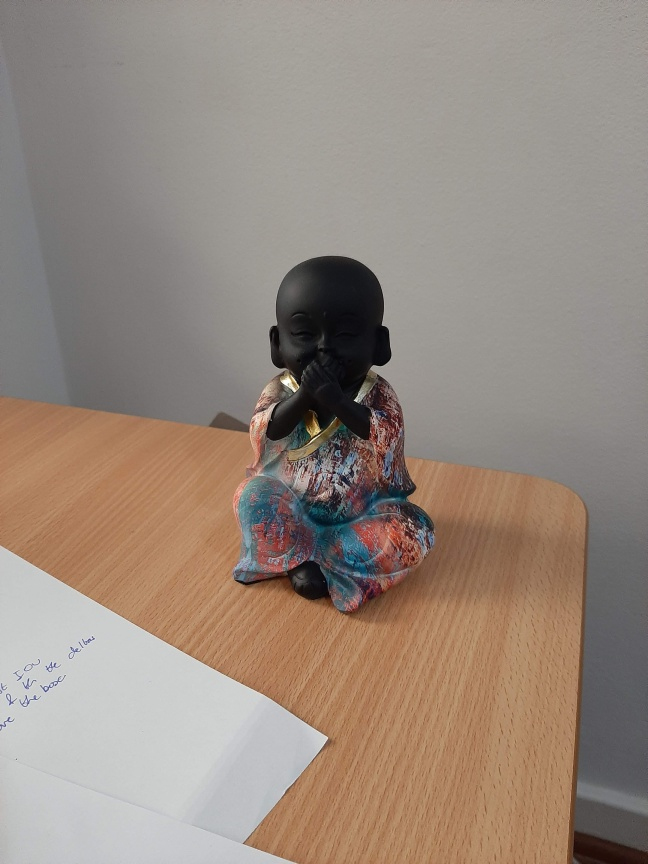
#> input picture 1. Data Gen/1. Data/20210609_135225.jpg, 648 x 864 px
$ python -i dataset_util.py   (imports and definitions only)
#> lines starting #> are read from the running program, lines starting #| are printed output that depends on the picture; after the words box and inside, x2 and y2 are one past the last pixel; in counts of white or black regions, pixels touching at a corner belong together
#> further down, picture is the input picture: shape (864, 648, 3); mean B, G, R 126.2, 137, 151.1
from os import stat
import cv2
import numpy as np
try:
    from .utility_functions import pre_process_image_for_vgg
except:
    print("you should not be executing the program from this python file...")

class dataset_generator():
    # [225 lines left out: functions __init__, save_dataset, convert_video_to_data, gen_debug_image_and_display, draw_anchor_point_and_boxes, create_anchor_box_mask_on_input and 3 more, not called in this run]

def get_red_box(resized_frame,threshold_area = 400):
    """
        Uses HSV colour space to determine if a colour is actually red.
            Does this by considering the lower and upper colour space.
            Adds those two masks together
            Uses morphology to fill in the small gaps
            finds those blobs that have an area greater than threshold_area
            returns the overlayed image and the mask with only blobs greater than the threshold_area

            TODO refeactor code with new general utility functions, store away in other module for better use next timme
    """
#> called with threshold_area = 400
    hsv_colour_img = cv2.cvtColor(resized_frame, cv2.COLOR_BGR2HSV)
#> hsv_colour_img: shape (864, 648, 3); mean H, S, V 32.6, 45.2, 152.2
    #lower red
    lower_red = np.array([0,110,110])
    upper_red = np.array([10,255,255])

    #upper red
    lower_red2 = np.array([170,50,50])
    upper_red2 = np.array([180,255,255])

    mask = cv2.inRange(hsv_colour_img, lower_red, upper_red)
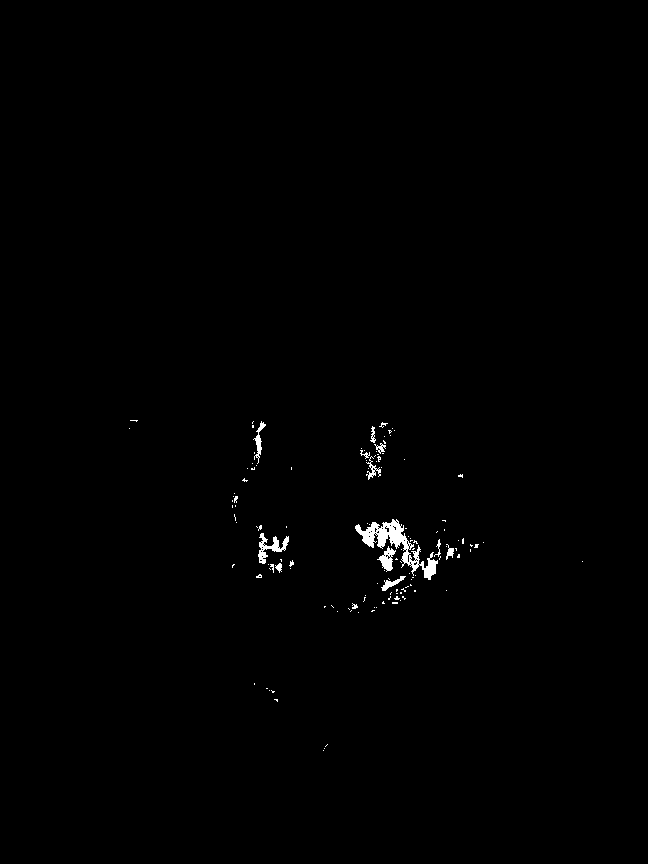
#> mask: shape (864, 648); 0.55% white; 129 white regions (115 under 20 px), largest, box (x1, y1, x2, y2) and area: (355, 519, 438, 580) 1346, (258, 533, 289, 564) 348, (377, 546, 396, 572) 220
    mask2 = cv2.inRange(hsv_colour_img, lower_red2, upper_red2)
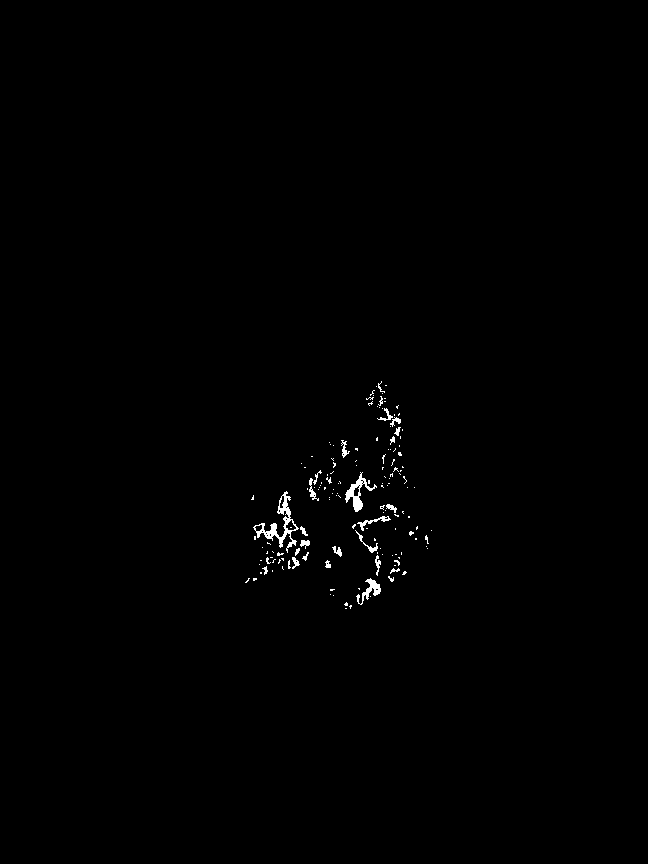
#> mask2: shape (864, 648); 0.5% white; 154 white regions (129 under 20 px), largest, box (x1, y1, x2, y2) and area: (253, 491, 299, 553) 603, (345, 472, 377, 512) 362, (356, 578, 381, 605) 226

    combined_mask = cv2.bitwise_or(mask,mask2)
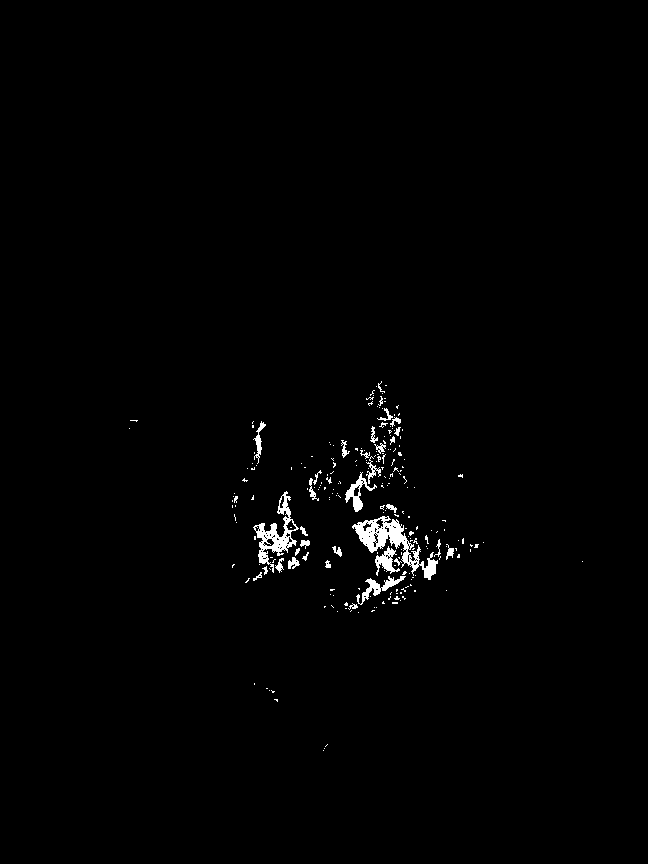
#> combined_mask: shape (864, 648); 1.1% white; 232 white regions (197 under 20 px), largest, box (x1, y1, x2, y2) and area: (352, 516, 438, 580) 1572, (253, 491, 299, 573) 1038, (356, 576, 406, 605) 381

    # Generate intermediate image; use morphological closing to keep parts of the brain together
    morphed_mask = cv2.morphologyEx(combined_mask, cv2.MORPH_CLOSE, cv2.getStructuringElement(cv2.MORPH_ELLIPSE, (5, 5)))
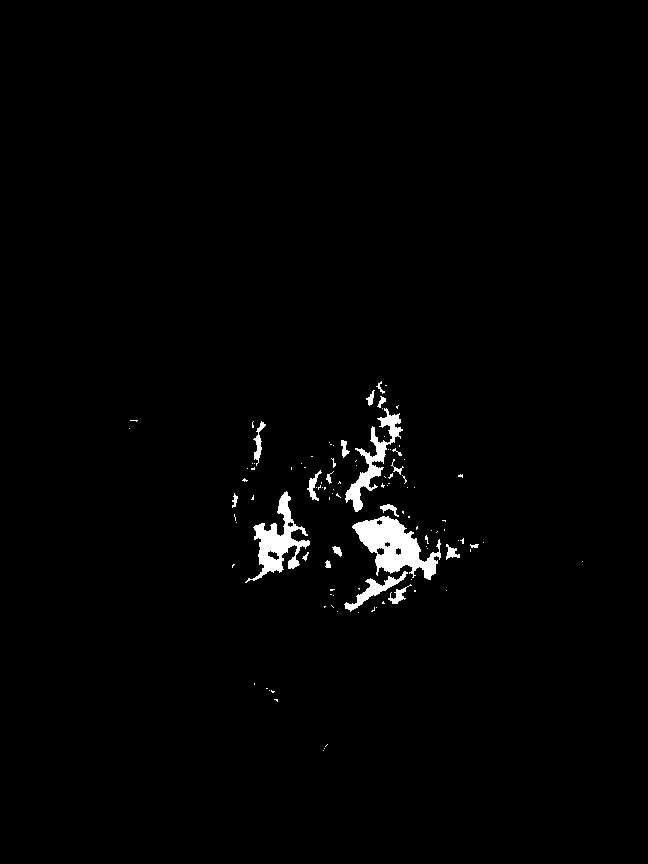
#> morphed_mask: shape (864, 648); 1.5% white; 107 white regions (86 under 20 px)

    final_mask = mask = np.zeros(mask.shape, dtype=np.uint8)

    contours, _  = cv2.findContours(morphed_mask, cv2.RETR_EXTERNAL, cv2.CHAIN_APPROX_SIMPLE)
#> contours = 107 contours, 90 with area under 20; largest, box (x1, y1, x2, y2) and area: (352, 516, 441, 580) 2634, (245, 491, 310, 583) 1751, (345, 408, 403, 512) 1193, (344, 571, 408, 612) 486, (253, 421, 266, 466) 142
    blobs_greater_than_threshold = [blob for blob in contours if cv2.contourArea(blob) > threshold_area]
#> blobs_greater_than_threshold = 4 contours; box (x1, y1, x2, y2) and area: (352, 516, 441, 580) 2634, (245, 491, 310, 583) 1751, (345, 408, 403, 512) 1193, (344, 571, 408, 612) 486
    for blob in blobs_greater_than_threshold:
        cv2.drawContours(final_mask, [blob], -1, (255), -1)
#> this loop made 4 passes
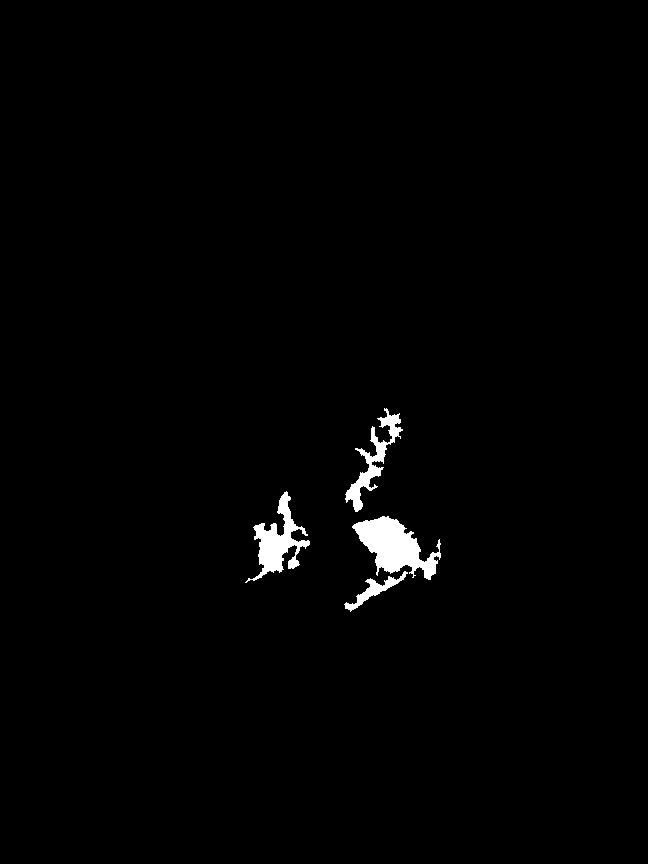
#> final_mask: shape (864, 648); 1.2% white; 4 white regions, box (x1, y1, x2, y2) and area: (352, 516, 441, 580) 2810, (245, 491, 310, 583) 1963, (345, 408, 403, 512) 1415, (344, 571, 408, 612) 572

    final_result = cv2.bitwise_and(resized_frame,resized_frame, mask= final_mask)

    object_identified = final_mask.max() > 0
#> object_identified = True

    return final_mask, final_result, object_identified


# [73 lines left out: functions get_conversions_between_input_and_feature, get_input_coordinates_of_anchor_points, not called in this run]

>>> import cv2
>>> picture = cv2.imread('../../1. Data Gen/1. Data/20210609_135225.jpg')
>>> result = get_red_box(picture)

$ run again, on 1. Data Gen/1. Data/20210609_135229.jpg
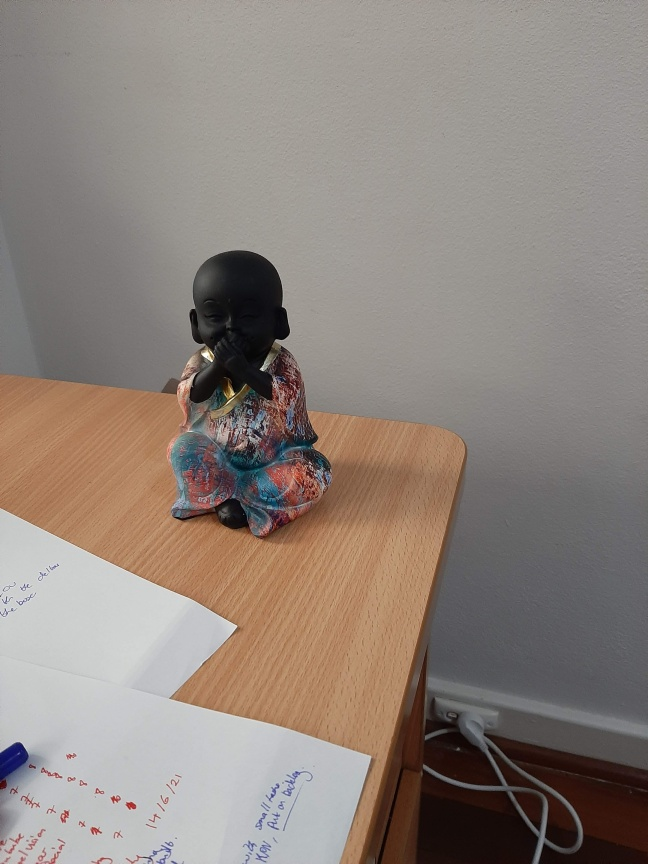
#> input picture 1. Data Gen/1. Data/20210609_135229.jpg, 648 x 864 px
#> picture is the input picture: shape (864, 648, 3); mean B, G, R 124.6, 131.8, 142.6
#> hsv_colour_img: shape (864, 648, 3); mean H, S, V 37.8, 41.3, 144
#> in get_red_box, `mask = cv2.inRange(hsv_colour_img, lower_red, upper_red)`:
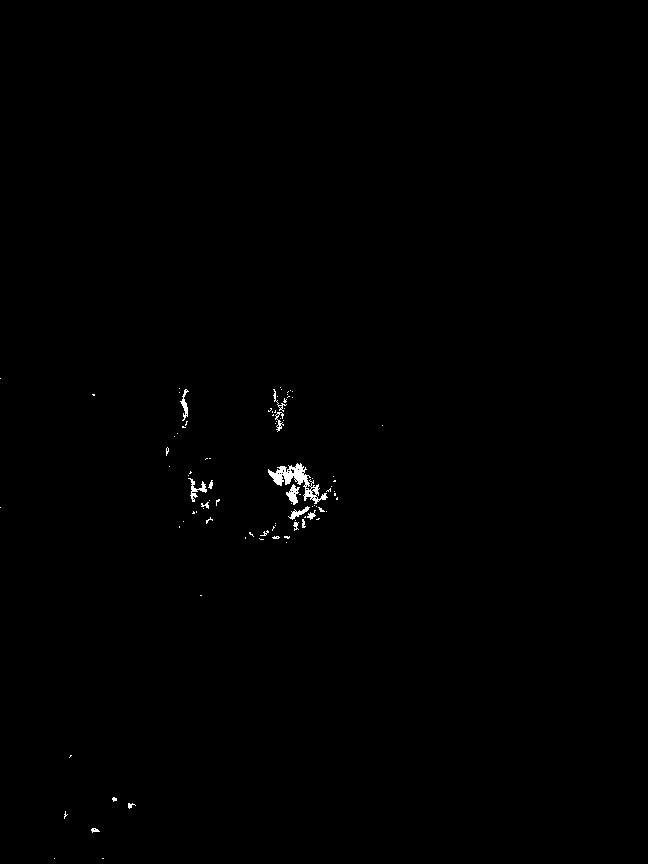
#> mask: shape (864, 648); 0.34% white; 91 white regions (76 under 20 px), largest, box (x1, y1, x2, y2) and area: (268, 463, 328, 504) 744, (286, 484, 300, 505) 144, (188, 478, 207, 502) 141
#> mask2: shape (864, 648); 0.46% white; 171 white regions (144 under 20 px), largest, box (x1, y1, x2, y2) and area: (184, 451, 230, 494) 490, (258, 428, 281, 458) 265, (271, 510, 289, 527) 151
#> combined_mask: shape (864, 648); 0.8% white; 218 white regions (184 under 20 px), largest, box (x1, y1, x2, y2) and area: (266, 462, 328, 504) 857, (184, 451, 230, 509) 766, (268, 484, 310, 531) 467
#> morphed_mask: shape (864, 648); 1.1% white; 111 white regions (80 under 20 px)
#> contours = 110 contours, 90 with area under 20; largest, box (x1, y1, x2, y2) and area: (259, 459, 331, 540) 2165, (182, 444, 230, 518) 1163, (256, 364, 304, 458) 866, (180, 389, 189, 428) 102, (228, 426, 239, 448) 72
#> blobs_greater_than_threshold = 3 contours; box (x1, y1, x2, y2) and area: (259, 459, 331, 540) 2165, (182, 444, 230, 518) 1163, (256, 364, 304, 458) 866
#> the loop in get_red_box, `for blob in blobs_greater_than_threshold:` made 3 passes
#> after the loop in get_red_box, `for blob in blobs_greater_than_threshold:`:
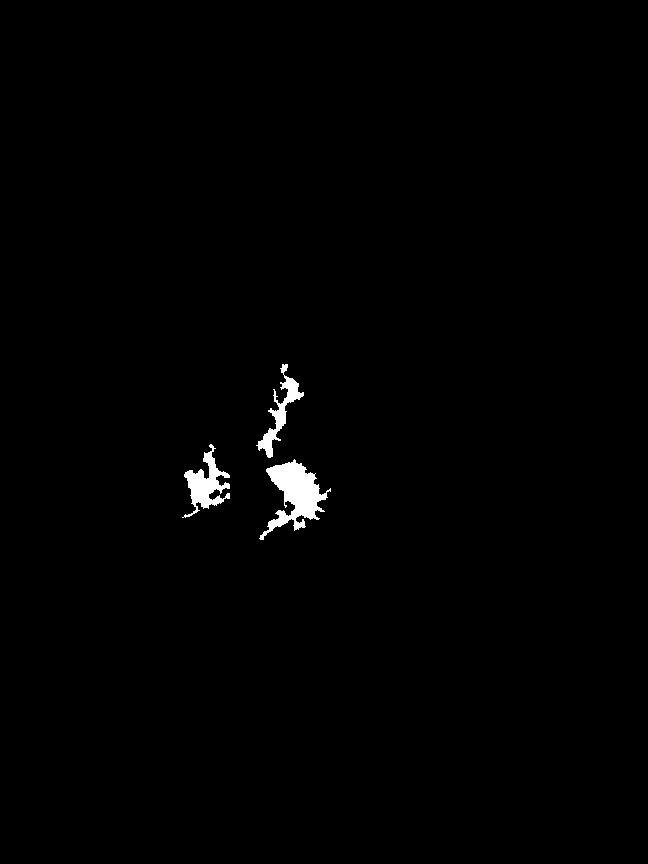
#> final_mask: shape (864, 648); 0.84% white; 3 white regions, box (x1, y1, x2, y2) and area: (259, 459, 331, 540) 2360, (182, 444, 230, 518) 1337, (256, 364, 304, 458) 1029
#> object_identified = True

$ run again, on 1. Data Gen/1. Data/20210609_135235.jpg
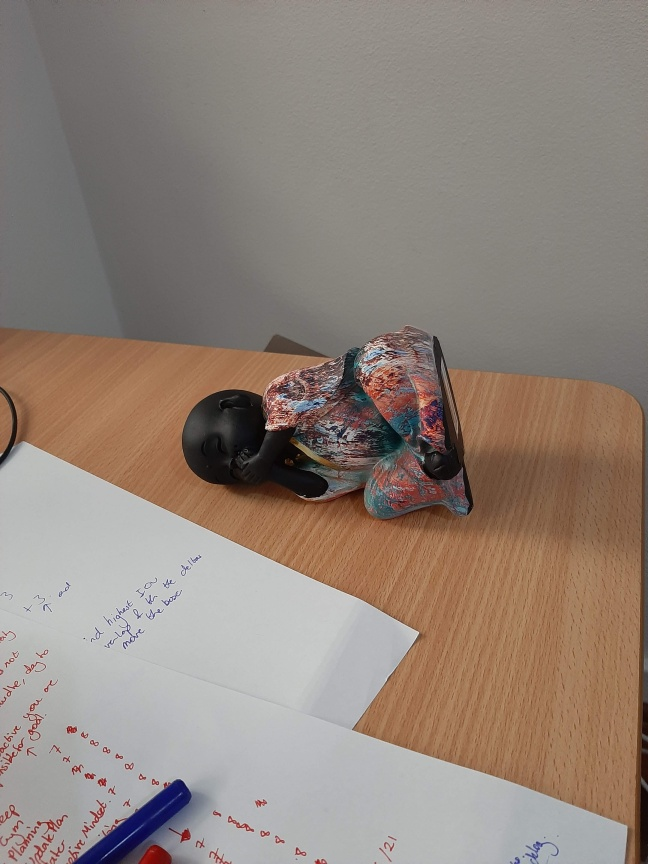
#> input picture 1. Data Gen/1. Data/20210609_135235.jpg, 648 x 864 px
#> picture is the input picture: shape (864, 648, 3); mean B, G, R 122.3, 131.4, 144.6
#> hsv_colour_img: shape (864, 648, 3); mean H, S, V 37.5, 45.7, 146
#> in get_red_box, `mask = cv2.inRange(hsv_colour_img, lower_red, upper_red)`:
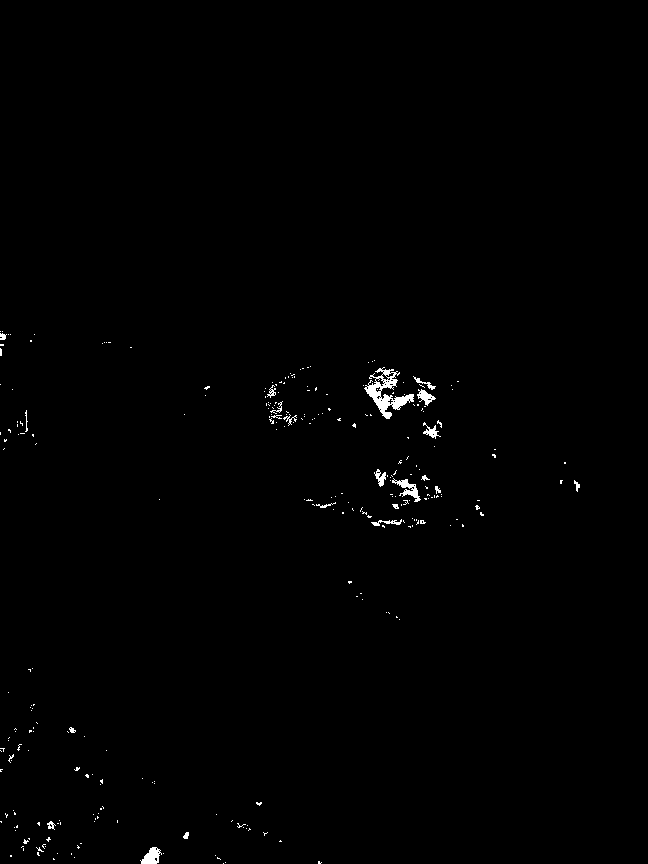
#> mask: shape (864, 648); 0.58% white; 275 white regions (253 under 20 px), largest, box (x1, y1, x2, y2) and area: (364, 367, 414, 419) 893, (392, 478, 421, 502) 244, (140, 847, 162, 864) 224
#> mask2: shape (864, 648); 0.68% white in thin lines or dots, all inside (x1, y1, x2, y2) = (0, 339, 647, 864)
#> combined_mask: shape (864, 648); 1.3% white; 434 white regions (372 under 20 px), largest, box (x1, y1, x2, y2) and area: (364, 367, 416, 421) 1014, (413, 375, 446, 453) 821, (387, 478, 421, 511) 487
#> morphed_mask: shape (864, 648); 1.8% white; 231 white regions (171 under 20 px)
#> contours = 231 contours, 187 with area under 20; largest, box (x1, y1, x2, y2) and area: (362, 366, 446, 453) 2641, (374, 455, 465, 511) 1602, (264, 381, 307, 426) 743, (331, 405, 372, 430) 522, (137, 844, 171, 864) 335
#> blobs_greater_than_threshold = 4 contours; box (x1, y1, x2, y2) and area: (362, 366, 446, 453) 2641, (374, 455, 465, 511) 1602, (264, 381, 307, 426) 743, (331, 405, 372, 430) 522
#> the loop in get_red_box, `for blob in blobs_greater_than_threshold:` made 4 passes
#> after the loop in get_red_box, `for blob in blobs_greater_than_threshold:`:
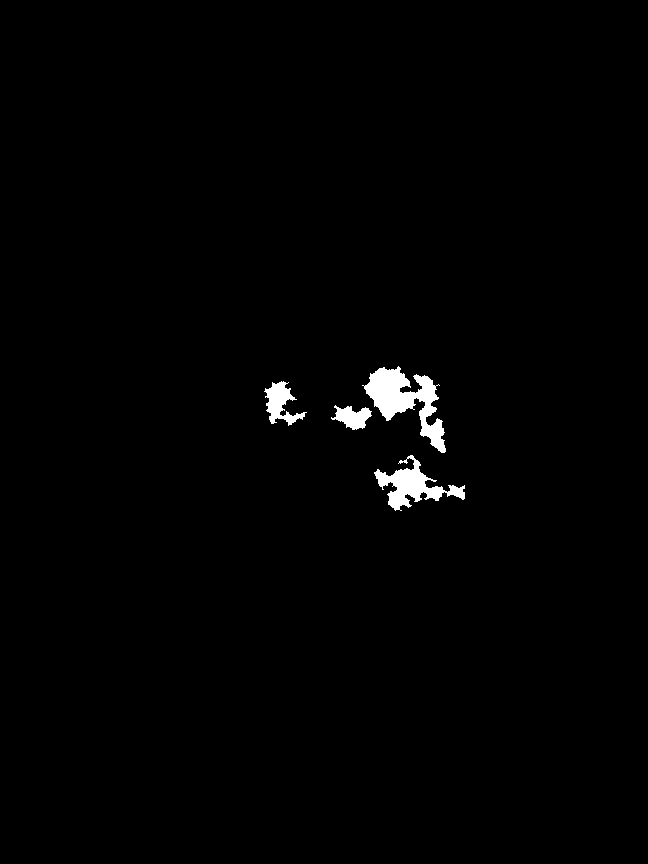
#> final_mask: shape (864, 648); 1.1% white; 4 white regions, box (x1, y1, x2, y2) and area: (362, 366, 446, 453) 2855, (374, 455, 465, 511) 1805, (264, 381, 307, 426) 850, (331, 405, 372, 430) 581
#> object_identified = True
